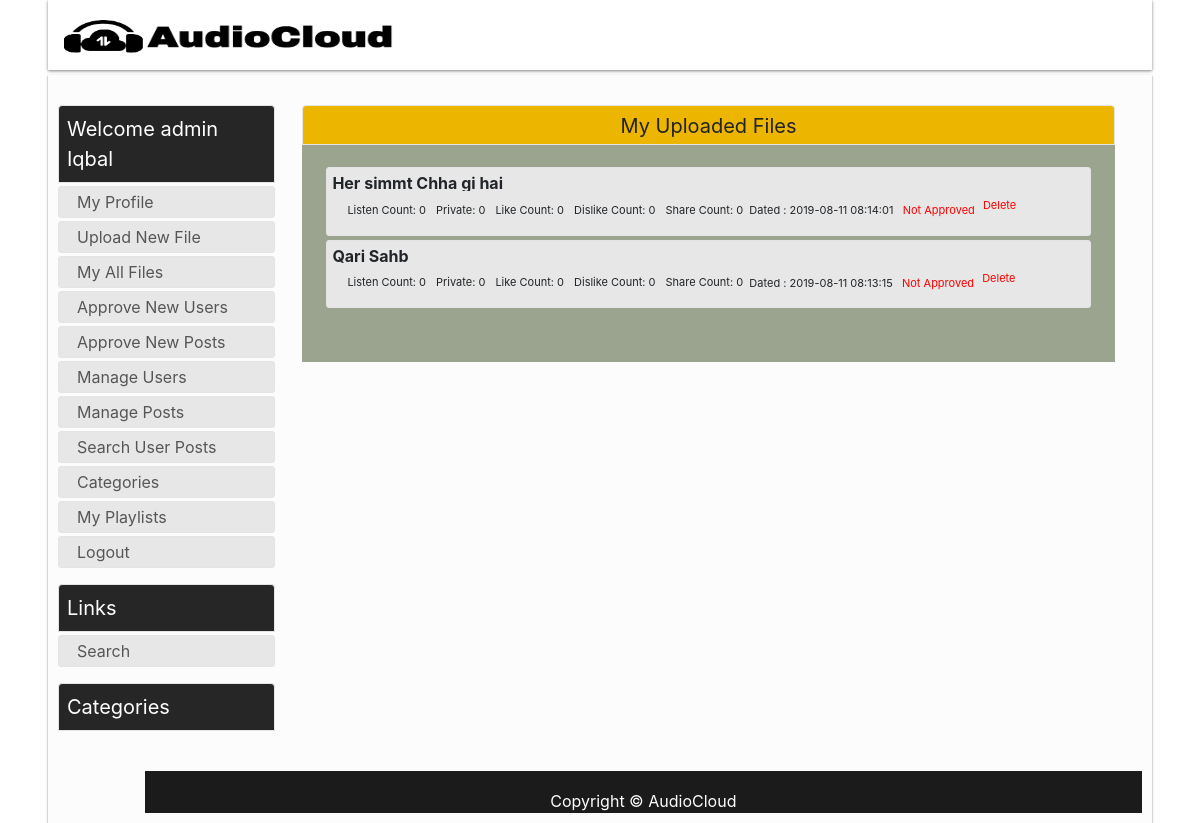
Page /?val=myAllPosts (signed in) on the committed database.
### tables this page shows
CREATE TABLE IF NOT EXISTS `audiobank` (
  `id` int(200) NOT NULL AUTO_INCREMENT,
  `userID` int(100) NOT NULL,
  `userName` varchar(100) NOT NULL,
  `title` varchar(200) NOT NULL,
  `description` varchar(255) NOT NULL,
  `remarks` varchar(255) DEFAULT NULL,
  `filename` varchar(255) NOT NULL,
  `filepath` varchar(255) DEFAULT NULL,
  `filetype` varchar(100) NOT NULL,
  `uploadingDate` timestamp NOT NULL DEFAULT CURRENT_TIMESTAMP,
  `category` varchar(100) NOT NULL,
  `publicPrivate` int(10) NOT NULL DEFAULT '0',
  `audioDuration` varchar(50) NOT NULL DEFAULT '0',
  `relevance` varchar(100) NOT NULL DEFAULT '0',
  `listenCount` int(100) NOT NULL DEFAULT '0',
  `liked` int(100) NOT NULL DEFAULT '0',
  `disliked` int(100) NOT NULL DEFAULT '0',
  `Shared` int(100) NOT NULL DEFAULT '0',
  `approved` int(10) NOT NULL DEFAULT '0',
  PRIMARY KEY (`id`)
);

### redirect.php (called while the page is built, shortened)
<?php
include 'html_Generator.php';
include 'html_User.php';
class Redirect {
	var $html_user;
	public function __construct( ){
		$this->html_user = new HTML_User();
	 }
	public function Go_to_User_All_Posts()
	{
		$this->html_user->GiveMe_myallpost();
	}
}
?>

### DB_Class.php (called while the page is built, shortened)
<?php
class DB_Class{
	public $host = "localhost";
	public $user = "root";
	public $pass = "";
	public $db = "audiocloud";
	public $userTable = "user";
	protected $conn ;
	public function __construct( ){
		$this->conn = new mysqli($this->host, $this->user, $this->pass, $this->db);
	}
	public function Get_UserProfile($userid)
	{
    $sql = "SELECT * FROM $this->userTable WHERE id='$userid'";
    $result=mysqli_query($this->conn, $sql);
    if(!empty($result))
    {
      return mysqli_fetch_array($result);
    }
    else
    {
      return null;
    }
	}
  public function Get_myAllPosts($id)
  {
    $sql = "SELECT * FROM audiobank WHERE userID='$id' ORDER BY id DESC ";
    $result = mysqli_query($this->conn, $sql);
    if(!empty($result)){
      return $result;
    }else{
      return null;
    }
  }
}
?>

### html_User.php (the view, shortened to what this page needs)
<?php
class HTML_User {
	public $db_Obj;
	public function __construct()
	{
		$this->db_Obj = new DB_Class();
		if(isset($_SESSION['userid']))
		{
			$this->userProfile = $this->db_Obj->Get_UserProfile($_SESSION['userid']);
		}
	}
	public function GiveMe_myallpost ()
	{
		echo  '<div id="content_wrapper"> <div class="featured_image">
		<div class="head_box">My Uploaded Files </div> </div>
		<div class="main-agileinfo" style="background-color:#9aa48e; width:100%; height:100%;  padding-top: 1%; padding-right: 3%; padding-bottom: 1%; padding-left: 3%;  "> <div class="agileits-top">';
		if(isset($_SESSION['userid']))
		{
			$rows = $this->db_Obj->Get_myAllPosts($_SESSION['userid']);
			if(!empty($rows))
			{
				echo ' <div id="audioDetails">
				<ul>';
				foreach ($rows as $row)
				{
					echo '<li style="padding-bottom:0px;"> <div id="userpost'.$row['id'].'" style="width:100%;"> <div class="" style="width:100%;"> <span class="font-weight-bold text-break text-lg-left block-ellipsis">'.$row['title'].'</span> </div>';
					if($row['publicPrivate'] == 0)
					{
						echo '<div class="row" style="font-size:11px; margin-left:5px; padding:0; display:inline-block;"> '
						.'<div style="margin-left:10px;"><span> Listen Count: '.$row['listenCount'].'</span></div>'
						.'<div style="margin-left:10px;"> <span> Private: '.$row['publicPrivate'].' </span></div>'
						.'<div style="margin-left:10px;"><span> Like Count: '.$row['liked'].' </span>  </div>'
						.'<div style="margin-left:10px;"> <span> Dislike Count: '.$row['disliked'].' </span></div>'
						.'<div style="margin-left:10px;"><span> Share Count: '.$row['Shared'].'     &nbsp;</span> </div> </div>';
					}
					else
					{
						echo '<div class="row" style="font-size:11px; margin-left:5px; padding:0; display:inline-block;"> '
						.'<div style="margin-left:10px;"><span> Marked as your private file  &nbsp;</span></div> </div>';
					}
					echo '<div class="row" style="font-size:11px; margin-left:5px;   display:inline-block;">'
					.'<div style="margin-left:10px; padding-bottom:0px;">  Dated : '.$row['uploadingDate'] ;
					if($row['approved'] == 1 )
					{
						echo ' &nbsp; <span style="color:green;"> Approved </span>';
					}
					else
					{
						echo ' &nbsp; <span style="color:red;"> Not Approved </span>';
					}
					echo '<div style=" margin-left:5px;" > <form name="form_delete'.$row['id'].'" id="form_delete'.$row['id'].'"><input type="hidden" class="hidden" name="delete" value="'.$row['id'].'"> <button type="button" style="margin: 0; border: none; padding: 0; background: transparent; color:red;" id="delete'.$row['id'].'" alt="Delete"  value="'.$row['id'].'" onclick="delete_this(this)">Delete</button> </form> </div> </div>'
					.' </div></li>';
			    }
			}
			else
			{
				echo '<li><a href="">No Songs are available in DataBase. Please upload some files.</a></li>';
			}
			echo '</ul> </div>   ';
		}
		else
		{
			echo '<div id="audioDetails"><ul><li><a href="">No Songs are available in DataBase. Please upload some files.</a></li></ul><div>';
		}
		echo ' </div></div></div> ';
	}
}
?>

### style.css (style rules this page uses)
* { margin: 0px; padding: 0px; }
header,div, section, footer, aside, nav, article, hgroup { display:block; }
body { font: normal normal 12px Oswald,'Bebas Neue',Bebas,'Arial Narrow',Sans-Serif;background: url(/img/bg.png); }
#content_wrapper { width: 75%;float: right;margin-bottom: 20px;margin-right: 27px; }
.featured_image { width: 100%;text-align: center; }
.featured_image .head_box { border-top-left-radius: 4px;border-top-right-radius: 4px;height: 40px;width: 100%;background:#ECB600 !important;color: #222222;text-transform: none;font-size: 20px;line-height: 41px;text-align: center;border: 1px solid #e5e4e4; }
#audioDetails { width: 100%; padding-bottom: 10px; padding-top: 10px; margin-bottom: 20px; }
#audioDetails ul { list-style-type:none; }
#audioDetails ul li { display:block; border-radius: 3px ;margin: 4px 0 0 0; border: 1px solid #e5e4e4;padding: 5px; height: auto;background: #e7e7e7; }
#audioDetails ul li div { display:inline-block; height: 100%; overflow: auto; }
#contact-usbox input, select, button, .btn { display: inline-block;padding: 4px;margin: 0;outline: none;background-color: #FFF;border: 1px solid #bdbdbd;-webkit-border-radius: 3px;border-radius: 3px;outline: none; }
.block-ellipsis { display: block; display: -webkit-box; margin: 0 auto; line-height: 1; -webkit-line-clamp: 2; -webkit-box-orient: vertical; overflow: hidden; text-overflow: ellipsis; }
html { color:#000; background-image:none !important; background:#fff !important; }
body { background-color:#fff; background-image:none !important; }
input, select, textarea, button { color:#000; background-color:#fff; }
html { filter: contrast(100%) brightness(100%) saturate(100%); }

### rows in the picture
audiobank: title "Her simmt Chha gi hai", listenCount "0", publicPrivate "0", liked "0", disliked "0", Shared "0", uploadingDate "2019-08-11 08:14:01", approved "Not Approved", $row['id'] 12 (drawn)
audiobank: title "Qari Sahb", listenCount "0", publicPrivate "0", liked "0", disliked "0", Shared "0", uploadingDate "2019-08-11 08:13:15", approved "Not Approved", $row['id'] 11 (drawn)

### other values in the picture
$_SESSION["usertype"] "admin"
$_SESSION["fullname"] "Iqbal"
